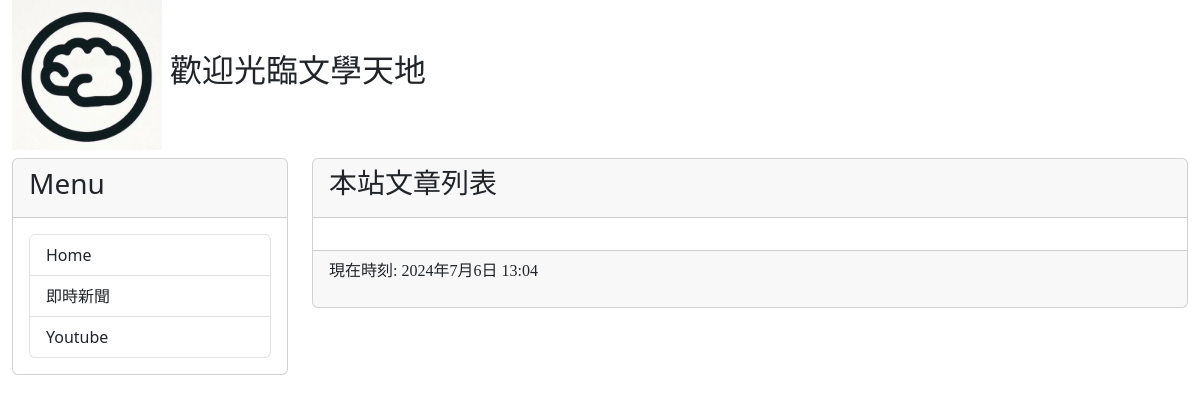
Before: / with the older database file.
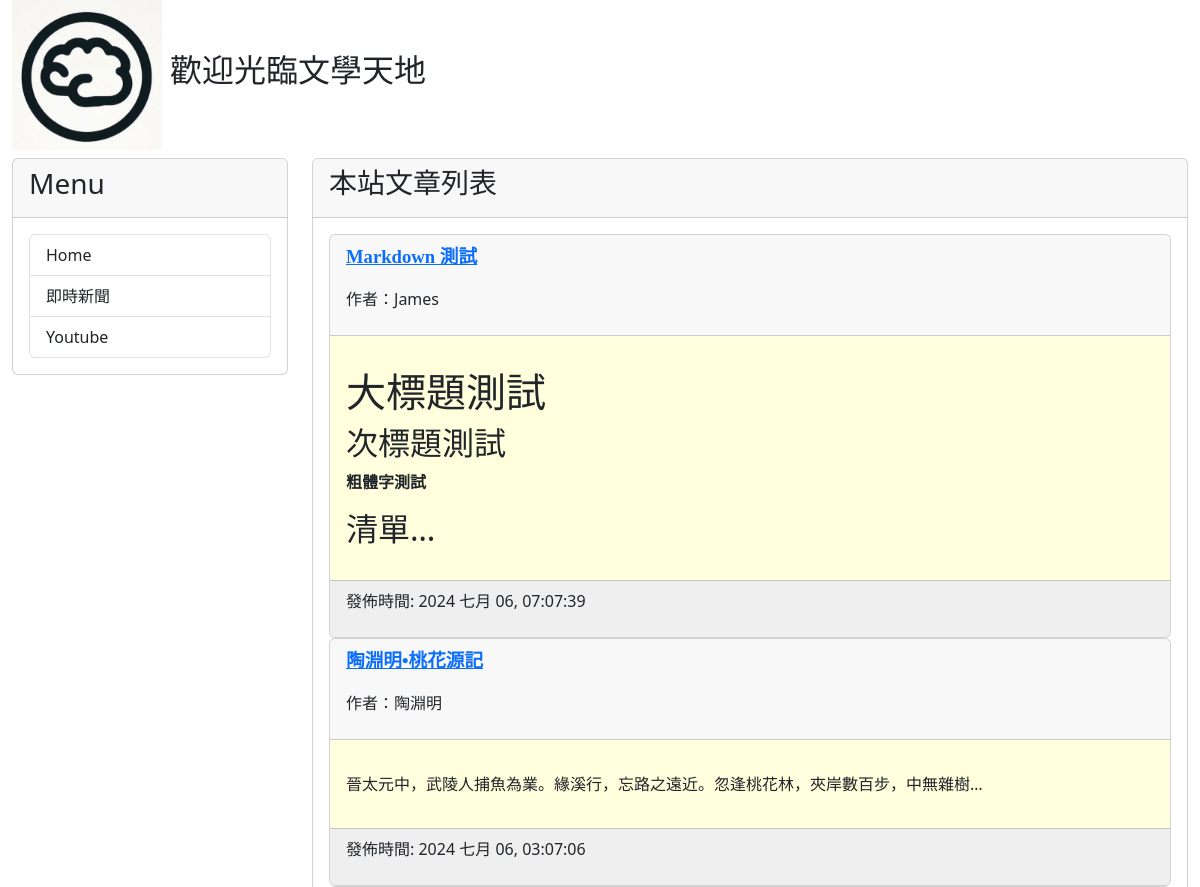
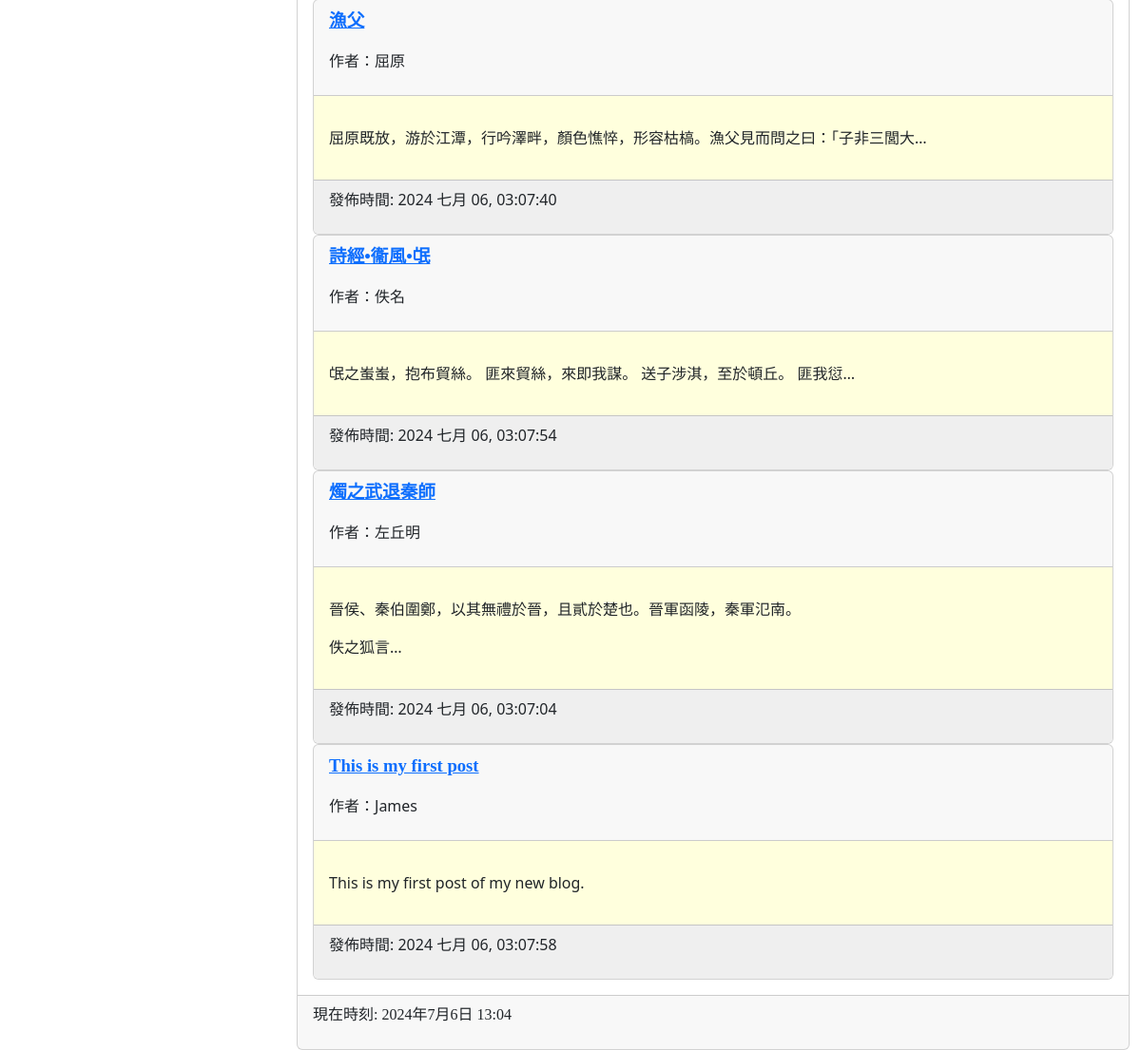
After: the same page with the newer database file (2 pictures, top to bottom).
### mysite/models.py (models this page shows, shortened)
class Post(models.Model):
    title = models.CharField(max_length=200)
    slug = models.CharField(max_length=200)
    body = models.TextField()
    author = models.CharField(max_length=10)
    pub_date = models.DateTimeField(auto_now_add=True)
    class Meta:
        ordering = ('-pub_date',)

### mysite/views.py (the view)
# urls.py: path('', homepage),
def homepage(request):
    posts = Post.objects.all()
    now = datetime.now()
    return render(request, "index.html", locals())

### mysite/templatetags/markdown_extras.py (called while the page is built)
@register.filter
def convert_markdown(text):
    return markdown.markdown(text)

### templates/index.html (shortened to what this page needs)
{% extends "base.html" %}
{% load markdown_extras %}
{% block headmessage %}
    <h3 style='font-family:標楷體'>本站文章列表</h3>
{% endblock %}
{% block content %}
    {% for post in posts %}
    <div class="card">
        <div class="card-header">
            <p style='font-family:微軟正黑體;font-size:14pt;font-weight:bold;'>
                <a href='post/{{post.slug}}'>{{ post.title }}</a>
                <p>作者：{{ post.author }}</p>
            </p>
        </div>
        <div class="card-body" style="background-color:#ffffdd">
            <p>
                {{ post.body | truncatechars:40 | convert_markdown | safe}}
            </p>
        </div>
        <div class="card-footer" style="background-color:#efefef">
            <p>
                發佈時間: {{ post.pub_date  | date:"Y M d, h:m:s" }}
            </p>
        </div>
    </div>
    {% endfor %}
{% endblock %}

### templates/base.html (shortened to what this page needs)
<!doctype html>
<html lang="en">
  <head>
    <link href="https://cdn.jsdelivr.net/npm/bootstrap@5.3.3/dist/css/bootstrap.min.css" rel="stylesheet">
  </head>
  <body>
    <div class="container-fluid">
        {% include 'header.html' %}
        <div class="row">
            <div class="col-sm-3 col-md-3">
                <div class="card">
                    <div class="card-header">
                        <h3>Menu</h3>
                    </div>
                    <div class="card-body">
                        <div class="list-group">
                            <a href='/' class="list-group-item">Home</a>
                            <a href='https://google.com/news' class="list-group-item">即時新聞</a>
                            <a href='https://youtube.com' class="list-group-item">Youtube</a>
                        </div>
                    </div>
                </div>
            </div>
            <div class="col-sm-9 col-md-9">
                <div class="card">
                    <div class="card-header">
                        {% block headmessage %} {% endblock %}
                    </div>
                    <div class="card-body">
                        {% block content %} {% endblock %}
                    </div>
                    <div class="card-footer">
                        {% block footer %}
                            {% include "footer.html" %}
                        {% endblock %}
                    </div>
                </div>
            </div>
        </div>
    </div>
  </body>
</html>

### templates/header.html
{% load static %}
<h2 style='font-family:微軟正黑體;'>
    <img src="{% static 'images/OM.jpg' %}" width="150">
    歡迎光臨文學天地
</h2>

### templates/footer.html
{% block footer %}
    {% if now %}
    <p style='font-family:微軟正黑體;'>現在時刻: {{ now }}</p>
    {% else %}
    <p style='font-family:微軟正黑體;'>本文內容取自網路，如有侵權請來信通知下架</p>
    {% endif %}
{% endblock  %}

Changed rows visible on the page:
added Post: title "Markdown 測試", author "James", body|convert_markdown "大標題測試 次標題測試 粗體字測試 清單…", pub_date "2024 七月 06, 07:07:39"
added Post: title "陶淵明•桃花源記", author "陶淵明", body|convert_markdown "晉太元中，武陵人捕魚為業。緣溪行，忘路之遠近。忽逢桃花林，夾岸數百步，中無雜樹…", pub_date "2024 七月 06, 03:07:06"
added Post: title "漁父", author "屈原", body|convert_markdown "屈原既放，游於江潭，行吟澤畔，顏色憔悴，形容枯槁。漁父見而問之曰：「子非三閭大…", pub_date "2024 七月 06, 03:07:40"
added Post: title "詩經•衞風•氓", author "佚名", body|convert_markdown "氓之蚩蚩，抱布貿絲。 匪來貿絲，來即我謀。 送子涉淇，至於頓丘。 匪我愆…", pub_date "2024 七月 06, 03:07:54"
added Post: title "燭之武退秦師", author "左丘明", body|convert_markdown "晉侯、秦伯圍鄭，以其無禮於晉，且貳於楚也。晉軍函陵，秦軍氾南。 佚之狐言…", pub_date "2024 七月 06, 03:07:04"
added Post: title "This is my first post", author "James", body|convert_markdown "This is my first post of my new blog.", pub_date "2024 七月 06, 03:07:58"
